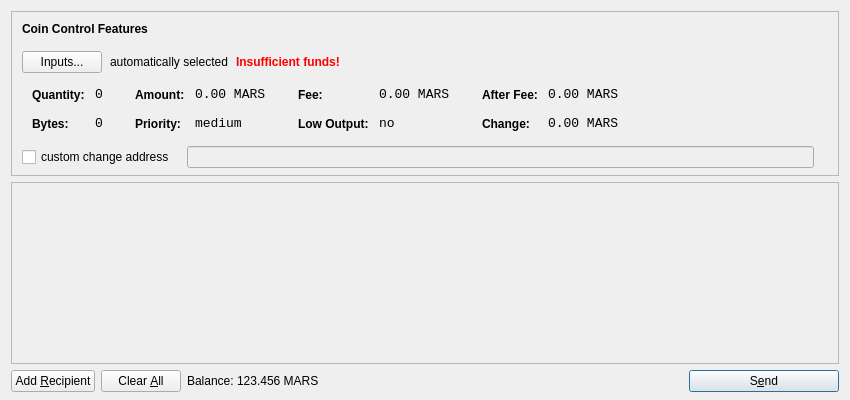
<?xml version="1.0" encoding="UTF-8"?>
<ui version="4.0">
 <class>SendCoinsDialog</class>
 <widget class="QDialog" name="SendCoinsDialog">
  <property name="geometry">
   <rect>
    <x>0</x>
    <y>0</y>
    <width>850</width>
    <height>400</height>
   </rect>
  </property>
  <property name="windowTitle">
   <string>Send Coins</string>
  </property>
  <layout class="QVBoxLayout" name="verticalLayout" stretch="0,1,0">
   <property name="bottomMargin">
    <number>8</number>
   </property>
   <item>
    <widget class="QFrame" name="frameCoinControl">
     <property name="sizePolicy">
      <sizepolicy hsizetype="Expanding" vsizetype="Expanding">
       <horstretch>0</horstretch>
       <verstretch>0</verstretch>
      </sizepolicy>
     </property>
     <property name="maximumSize">
      <size>
       <width>16777215</width>
       <height>16777215</height>
      </size>
     </property>
     <property name="frameShape">
      <enum>QFrame::StyledPanel</enum>
     </property>
     <property name="frameShadow">
      <enum>QFrame::Sunken</enum>
     </property>
     <layout class="QVBoxLayout" name="verticalLayoutCoinControl2">
      <property name="spacing">
       <number>6</number>
      </property>
      <property name="leftMargin">
       <number>0</number>
      </property>
      <property name="topMargin">
       <number>0</number>
      </property>
      <property name="rightMargin">
       <number>0</number>
      </property>
      <property name="bottomMargin">
       <number>6</number>
      </property>
      <item>
       <layout class="QVBoxLayout" name="verticalLayoutCoinControl" stretch="0,0,0,0,1">
        <property name="spacing">
         <number>0</number>
        </property>
        <property name="leftMargin">
         <number>10</number>
        </property>
        <property name="topMargin">
         <number>10</number>
        </property>
        <item>
         <layout class="QHBoxLayout" name="horizontalLayoutCoinControl1">
          <property name="bottomMargin">
           <number>15</number>
          </property>
          <item>
           <widget class="QLabel" name="labelCoinControlFeatures">
            <property name="sizePolicy">
             <sizepolicy hsizetype="Preferred" vsizetype="Maximum">
              <horstretch>0</horstretch>
              <verstretch>0</verstretch>
             </sizepolicy>
            </property>
            <property name="font">
             <font>
              <weight>75</weight>
              <bold>true</bold>
             </font>
            </property>
            <property name="styleSheet">
             <string notr="true">font-weight:bold;</string>
            </property>
            <property name="text">
             <string>Coin Control Features</string>
            </property>
           </widget>
          </item>
         </layout>
        </item>
        <item>
         <layout class="QHBoxLayout" name="horizontalLayoutCoinControl2" stretch="0,0,0,0">
          <property name="spacing">
           <number>8</number>
          </property>
          <property name="bottomMargin">
           <number>10</number>
          </property>
          <item>
           <widget class="QPushButton" name="pushButtonCoinControl">
            <property name="styleSheet">
             <string notr="true"/>
            </property>
            <property name="text">
             <string>Inputs...</string>
            </property>
           </widget>
          </item>
          <item>
           <widget class="QLabel" name="labelCoinControlAutomaticallySelected">
            <property name="text">
             <string>automatically selected</string>
            </property>
            <property name="margin">
             <number>5</number>
            </property>
           </widget>
          </item>
          <item>
           <widget class="QLabel" name="labelCoinControlInsuffFunds">
            <property name="font">
             <font>
              <weight>75</weight>
              <bold>true</bold>
             </font>
            </property>
            <property name="styleSheet">
             <string notr="true">color:red;font-weight:bold;</string>
            </property>
            <property name="text">
             <string>Insufficient funds!</string>
            </property>
            <property name="margin">
             <number>5</number>
            </property>
           </widget>
          </item>
          <item>
           <spacer name="horizontalSpacerCoinControl">
            <property name="orientation">
             <enum>Qt::Horizontal</enum>
            </property>
            <property name="sizeHint" stdset="0">
             <size>
              <width>40</width>
              <height>1</height>
             </size>
            </property>
           </spacer>
          </item>
         </layout>
        </item>
        <item>
         <widget class="QWidget" name="widgetCoinControl" native="true">
          <property name="sizePolicy">
           <sizepolicy hsizetype="Preferred" vsizetype="Preferred">
            <horstretch>0</horstretch>
            <verstretch>0</verstretch>
           </sizepolicy>
          </property>
          <property name="minimumSize">
           <size>
            <width>0</width>
            <height>0</height>
           </size>
          </property>
          <property name="styleSheet">
           <string notr="true"/>
          </property>
          <layout class="QHBoxLayout" name="horizontalLayoutCoinControl5">
           <property name="margin">
            <number>0</number>
           </property>
           <item>
            <layout class="QHBoxLayout" name="horizontalLayoutCoinControl3" stretch="0,0,0,1">
             <property name="spacing">
              <number>20</number>
             </property>
             <property name="topMargin">
              <number>0</number>
             </property>
             <property name="bottomMargin">
              <number>10</number>
             </property>
             <item>
              <layout class="QFormLayout" name="formLayoutCoinControl1">
               <property name="horizontalSpacing">
                <number>10</number>
               </property>
               <property name="verticalSpacing">
                <number>14</number>
               </property>
               <property name="leftMargin">
                <number>10</number>
               </property>
               <property name="topMargin">
                <number>4</number>
               </property>
               <property name="rightMargin">
                <number>6</number>
               </property>
               <item row="0" column="0">
                <widget class="QLabel" name="labelCoinControlQuantityText">
                 <property name="styleSheet">
                  <string notr="true">font-weight:bold;</string>
                 </property>
                 <property name="text">
                  <string>Quantity:</string>
                 </property>
                 <property name="margin">
                  <number>0</number>
                 </property>
                </widget>
               </item>
               <item row="0" column="1">
                <widget class="QLabel" name="labelCoinControlQuantity">
                 <property name="font">
                  <font>
                   <family>Monospace</family>
                   <pointsize>10</pointsize>
                  </font>
                 </property>
                 <property name="cursor">
                  <cursorShape>IBeamCursor</cursorShape>
                 </property>
                 <property name="contextMenuPolicy">
                  <enum>Qt::ActionsContextMenu</enum>
                 </property>
                 <property name="text">
                  <string notr="true">0</string>
                 </property>
                 <property name="margin">
                  <number>0</number>
                 </property>
                 <property name="textInteractionFlags">
                  <set>Qt::LinksAccessibleByMouse|Qt::TextSelectableByKeyboard|Qt::TextSelectableByMouse</set>
                 </property>
                </widget>
               </item>
               <item row="1" column="0">
                <widget class="QLabel" name="labelCoinControlBytesText">
                 <property name="styleSheet">
                  <string notr="true">font-weight:bold;</string>
                 </property>
                 <property name="text">
                  <string>Bytes:</string>
                 </property>
                </widget>
               </item>
               <item row="1" column="1">
                <widget class="QLabel" name="labelCoinControlBytes">
                 <property name="font">
                  <font>
                   <family>Monospace</family>
                   <pointsize>10</pointsize>
                  </font>
                 </property>
                 <property name="cursor">
                  <cursorShape>IBeamCursor</cursorShape>
                 </property>
                 <property name="contextMenuPolicy">
                  <enum>Qt::ActionsContextMenu</enum>
                 </property>
                 <property name="text">
                  <string notr="true">0</string>
                 </property>
                 <property name="textInteractionFlags">
                  <set>Qt::LinksAccessibleByMouse|Qt::TextSelectableByKeyboard|Qt::TextSelectableByMouse</set>
                 </property>
                </widget>
               </item>
              </layout>
             </item>
             <item>
              <layout class="QFormLayout" name="formLayoutCoinControl2">
               <property name="horizontalSpacing">
                <number>10</number>
               </property>
               <property name="verticalSpacing">
                <number>14</number>
               </property>
               <property name="leftMargin">
                <number>6</number>
               </property>
               <property name="topMargin">
                <number>4</number>
               </property>
               <property name="rightMargin">
                <number>6</number>
               </property>
               <item row="0" column="0">
                <widget class="QLabel" name="labelCoinControlAmountText">
                 <property name="styleSheet">
                  <string notr="true">font-weight:bold;</string>
                 </property>
                 <property name="text">
                  <string>Amount:</string>
                 </property>
                 <property name="margin">
                  <number>0</number>
                 </property>
                </widget>
               </item>
               <item row="0" column="1">
                <widget class="QLabel" name="labelCoinControlAmount">
                 <property name="font">
                  <font>
                   <family>Monospace</family>
                   <pointsize>10</pointsize>
                  </font>
                 </property>
                 <property name="cursor">
                  <cursorShape>IBeamCursor</cursorShape>
                 </property>
                 <property name="contextMenuPolicy">
                  <enum>Qt::ActionsContextMenu</enum>
                 </property>
                 <property name="text">
                  <string notr="true">0.00 MARS</string>
                 </property>
                 <property name="textInteractionFlags">
                  <set>Qt::LinksAccessibleByMouse|Qt::TextSelectableByKeyboard|Qt::TextSelectableByMouse</set>
                 </property>
                </widget>
               </item>
               <item row="1" column="0">
                <widget class="QLabel" name="labelCoinControlPriorityText">
                 <property name="styleSheet">
                  <string notr="true">font-weight:bold;</string>
                 </property>
                 <property name="text">
                  <string>Priority:</string>
                 </property>
                </widget>
               </item>
               <item row="1" column="1">
                <widget class="QLabel" name="labelCoinControlPriority">
                 <property name="font">
                  <font>
                   <family>Monospace</family>
                   <pointsize>10</pointsize>
                  </font>
                 </property>
                 <property name="cursor">
                  <cursorShape>IBeamCursor</cursorShape>
                 </property>
                 <property name="contextMenuPolicy">
                  <enum>Qt::ActionsContextMenu</enum>
                 </property>
                 <property name="text">
                  <string>medium</string>
                 </property>
                 <property name="textInteractionFlags">
                  <set>Qt::LinksAccessibleByMouse|Qt::TextSelectableByKeyboard|Qt::TextSelectableByMouse</set>
                 </property>
                </widget>
               </item>
              </layout>
             </item>
             <item>
              <layout class="QFormLayout" name="formLayoutCoinControl3">
               <property name="horizontalSpacing">
                <number>10</number>
               </property>
               <property name="verticalSpacing">
                <number>14</number>
               </property>
               <property name="leftMargin">
                <number>6</number>
               </property>
               <property name="topMargin">
                <number>4</number>
               </property>
               <property name="rightMargin">
                <number>6</number>
               </property>
               <item row="0" column="0">
                <widget class="QLabel" name="labelCoinControlFeeText">
                 <property name="styleSheet">
                  <string notr="true">font-weight:bold;</string>
                 </property>
                 <property name="text">
                  <string>Fee:</string>
                 </property>
                 <property name="margin">
                  <number>0</number>
                 </property>
                </widget>
               </item>
               <item row="0" column="1">
                <widget class="QLabel" name="labelCoinControlFee">
                 <property name="font">
                  <font>
                   <family>Monospace</family>
                   <pointsize>10</pointsize>
                  </font>
                 </property>
                 <property name="cursor">
                  <cursorShape>IBeamCursor</cursorShape>
                 </property>
                 <property name="contextMenuPolicy">
                  <enum>Qt::ActionsContextMenu</enum>
                 </property>
                 <property name="text">
                  <string notr="true">0.00 MARS</string>
                 </property>
                 <property name="textInteractionFlags">
                  <set>Qt::LinksAccessibleByMouse|Qt::TextSelectableByKeyboard|Qt::TextSelectableByMouse</set>
                 </property>
                </widget>
               </item>
               <item row="1" column="0">
                <widget class="QLabel" name="labelCoinControlLowOutputText">
                 <property name="styleSheet">
                  <string notr="true">font-weight:bold;</string>
                 </property>
                 <property name="text">
                  <string>Low Output:</string>
                 </property>
                </widget>
               </item>
               <item row="1" column="1">
                <widget class="QLabel" name="labelCoinControlLowOutput">
                 <property name="font">
                  <font>
                   <family>Monospace</family>
                   <pointsize>10</pointsize>
                  </font>
                 </property>
                 <property name="cursor">
                  <cursorShape>IBeamCursor</cursorShape>
                 </property>
                 <property name="contextMenuPolicy">
                  <enum>Qt::ActionsContextMenu</enum>
                 </property>
                 <property name="text">
                  <string>no</string>
                 </property>
                 <property name="textInteractionFlags">
                  <set>Qt::LinksAccessibleByMouse|Qt::TextSelectableByKeyboard|Qt::TextSelectableByMouse</set>
                 </property>
                </widget>
               </item>
              </layout>
             </item>
             <item>
              <layout class="QFormLayout" name="formLayoutCoinControl4">
               <property name="horizontalSpacing">
                <number>10</number>
               </property>
               <property name="verticalSpacing">
                <number>14</number>
               </property>
               <property name="leftMargin">
                <number>6</number>
               </property>
               <property name="topMargin">
                <number>4</number>
               </property>
               <property name="rightMargin">
                <number>6</number>
               </property>
               <item row="0" column="0">
                <widget class="QLabel" name="labelCoinControlAfterFeeText">
                 <property name="styleSheet">
                  <string notr="true">font-weight:bold;</string>
                 </property>
                 <property name="text">
                  <string>After Fee:</string>
                 </property>
                 <property name="margin">
                  <number>0</number>
                 </property>
                </widget>
               </item>
               <item row="0" column="1">
                <widget class="QLabel" name="labelCoinControlAfterFee">
                 <property name="font">
                  <font>
                   <family>Monospace</family>
                   <pointsize>10</pointsize>
                  </font>
                 </property>
                 <property name="cursor">
                  <cursorShape>IBeamCursor</cursorShape>
                 </property>
                 <property name="contextMenuPolicy">
                  <enum>Qt::ActionsContextMenu</enum>
                 </property>
                 <property name="text">
                  <string notr="true">0.00 MARS</string>
                 </property>
                 <property name="textInteractionFlags">
                  <set>Qt::LinksAccessibleByMouse|Qt::TextSelectableByKeyboard|Qt::TextSelectableByMouse</set>
                 </property>
                </widget>
               </item>
               <item row="1" column="0">
                <widget class="QLabel" name="labelCoinControlChangeText">
                 <property name="styleSheet">
                  <string notr="true">font-weight:bold;</string>
                 </property>
                 <property name="text">
                  <string>Change:</string>
                 </property>
                </widget>
               </item>
               <item row="1" column="1">
                <widget class="QLabel" name="labelCoinControlChange">
                 <property name="font">
                  <font>
                   <family>Monospace</family>
                   <pointsize>10</pointsize>
                  </font>
                 </property>
                 <property name="cursor">
                  <cursorShape>IBeamCursor</cursorShape>
                 </property>
                 <property name="contextMenuPolicy">
                  <enum>Qt::ActionsContextMenu</enum>
                 </property>
                 <property name="text">
                  <string notr="true">0.00 MARS</string>
                 </property>
                 <property name="textInteractionFlags">
                  <set>Qt::LinksAccessibleByMouse|Qt::TextSelectableByKeyboard|Qt::TextSelectableByMouse</set>
                 </property>
                </widget>
               </item>
              </layout>
             </item>
            </layout>
           </item>
          </layout>
         </widget>
        </item>
        <item>
         <layout class="QHBoxLayout" name="horizontalLayoutCoinControl4" stretch="0,0,0">
          <property name="spacing">
           <number>12</number>
          </property>
          <property name="sizeConstraint">
           <enum>QLayout::SetDefaultConstraint</enum>
          </property>
          <property name="topMargin">
           <number>5</number>
          </property>
          <property name="rightMargin">
           <number>5</number>
          </property>
          <item>
           <widget class="QCheckBox" name="checkBoxCoinControlChange">
            <property name="text">
             <string>custom change address</string>
            </property>
           </widget>
          </item>
          <item>
           <widget class="QLineEdit" name="lineEditCoinControlChange">
            <property name="enabled">
             <bool>false</bool>
            </property>
            <property name="sizePolicy">
             <sizepolicy hsizetype="Expanding" vsizetype="Fixed">
              <horstretch>0</horstretch>
              <verstretch>0</verstretch>
             </sizepolicy>
            </property>
           </widget>
          </item>
          <item>
           <widget class="QLabel" name="labelCoinControlChangeLabel">
            <property name="sizePolicy">
             <sizepolicy hsizetype="Preferred" vsizetype="Expanding">
              <horstretch>0</horstretch>
              <verstretch>0</verstretch>
             </sizepolicy>
            </property>
            <property name="minimumSize">
             <size>
              <width>0</width>
              <height>0</height>
             </size>
            </property>
            <property name="text">
             <string/>
            </property>
            <property name="margin">
             <number>3</number>
            </property>
           </widget>
          </item>
         </layout>
        </item>
        <item>
         <spacer name="verticalSpacerCoinControl">
          <property name="orientation">
           <enum>Qt::Vertical</enum>
          </property>
          <property name="sizeHint" stdset="0">
           <size>
            <width>800</width>
            <height>1</height>
           </size>
          </property>
         </spacer>
        </item>
       </layout>
      </item>
     </layout>
    </widget>
   </item>
   <item>
    <widget class="QScrollArea" name="scrollArea">
     <property name="widgetResizable">
      <bool>true</bool>
     </property>
     <widget class="QWidget" name="scrollAreaWidgetContents">
      <property name="geometry">
       <rect>
        <x>0</x>
        <y>0</y>
        <width>830</width>
        <height>151</height>
       </rect>
      </property>
      <layout class="QVBoxLayout" name="verticalLayout_2">
       <property name="margin">
        <number>0</number>
       </property>
       <item>
        <layout class="QVBoxLayout" name="entries">
         <property name="spacing">
          <number>6</number>
         </property>
        </layout>
       </item>
       <item>
        <spacer name="verticalSpacer">
         <property name="orientation">
          <enum>Qt::Vertical</enum>
         </property>
         <property name="sizeHint" stdset="0">
          <size>
           <width>20</width>
           <height>40</height>
          </size>
         </property>
        </spacer>
       </item>
      </layout>
     </widget>
    </widget>
   </item>
   <item>
    <layout class="QHBoxLayout" name="horizontalLayout">
     <item>
      <widget class="QPushButton" name="addButton">
       <property name="toolTip">
        <string>Send to multiple recipients at once</string>
       </property>
       <property name="text">
        <string>Add &amp;Recipient</string>
       </property>
       <property name="icon">
        <iconset resource="../marscoin.qrc">
         <normaloff>:/icons/add</normaloff>:/icons/add</iconset>
       </property>
       <property name="autoDefault">
        <bool>false</bool>
       </property>
      </widget>
     </item>
     <item>
      <widget class="QPushButton" name="clearButton">
       <property name="sizePolicy">
        <sizepolicy hsizetype="Minimum" vsizetype="Fixed">
         <horstretch>0</horstretch>
         <verstretch>0</verstretch>
        </sizepolicy>
       </property>
       <property name="toolTip">
        <string>Remove all transaction fields</string>
       </property>
       <property name="text">
        <string>Clear &amp;All</string>
       </property>
       <property name="icon">
        <iconset resource="../marscoin.qrc">
         <normaloff>:/icons/remove</normaloff>:/icons/remove</iconset>
       </property>
       <property name="autoRepeatDelay">
        <number>300</number>
       </property>
       <property name="autoDefault">
        <bool>false</bool>
       </property>
      </widget>
     </item>
     <item>
      <layout class="QHBoxLayout" name="horizontalLayout_2">
       <property name="spacing">
        <number>3</number>
       </property>
       <item>
        <widget class="QLabel" name="label">
         <property name="text">
          <string>Balance:</string>
         </property>
        </widget>
       </item>
       <item>
        <widget class="QLabel" name="labelBalance">
         <property name="cursor">
          <cursorShape>IBeamCursor</cursorShape>
         </property>
         <property name="text">
          <string>123.456 MARS</string>
         </property>
         <property name="textInteractionFlags">
          <set>Qt::LinksAccessibleByMouse|Qt::TextSelectableByKeyboard|Qt::TextSelectableByMouse</set>
         </property>
        </widget>
       </item>
      </layout>
     </item>
     <item>
      <spacer name="horizontalSpacer">
       <property name="orientation">
        <enum>Qt::Horizontal</enum>
       </property>
       <property name="sizeHint" stdset="0">
        <size>
         <width>40</width>
         <height>20</height>
        </size>
       </property>
      </spacer>
     </item>
     <item>
      <widget class="QPushButton" name="sendButton">
       <property name="minimumSize">
        <size>
         <width>150</width>
         <height>0</height>
        </size>
       </property>
       <property name="toolTip">
        <string>Confirm the send action</string>
       </property>
       <property name="text">
        <string>S&amp;end</string>
       </property>
       <property name="icon">
        <iconset resource="../marscoin.qrc">
         <normaloff>:/icons/send</normaloff>:/icons/send</iconset>
       </property>
       <property name="default">
        <bool>true</bool>
       </property>
      </widget>
     </item>
    </layout>
   </item>
  </layout>
 </widget>
 <resources>
  <include location="../marscoin.qrc"/>
 </resources>
 <connections/>
</ui>
